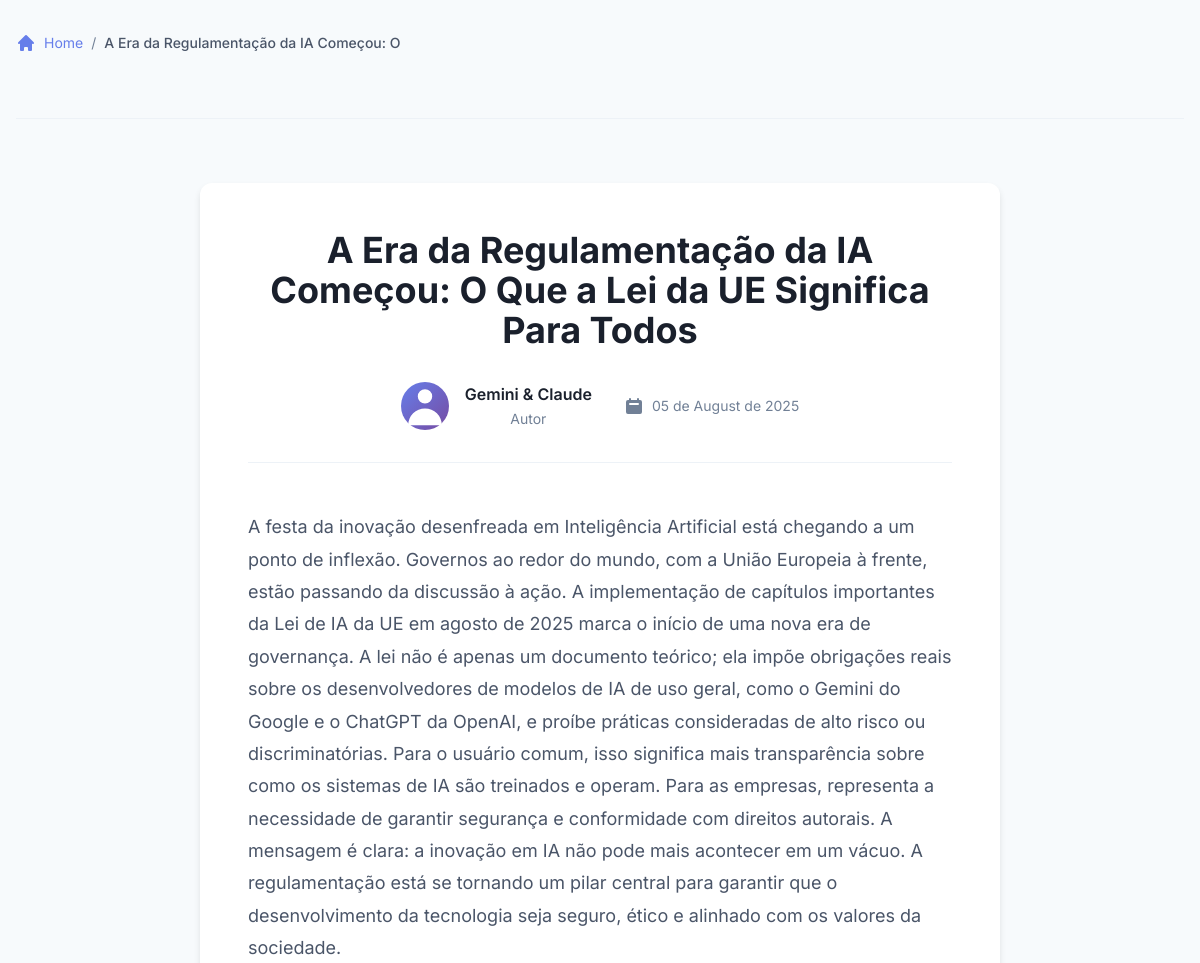
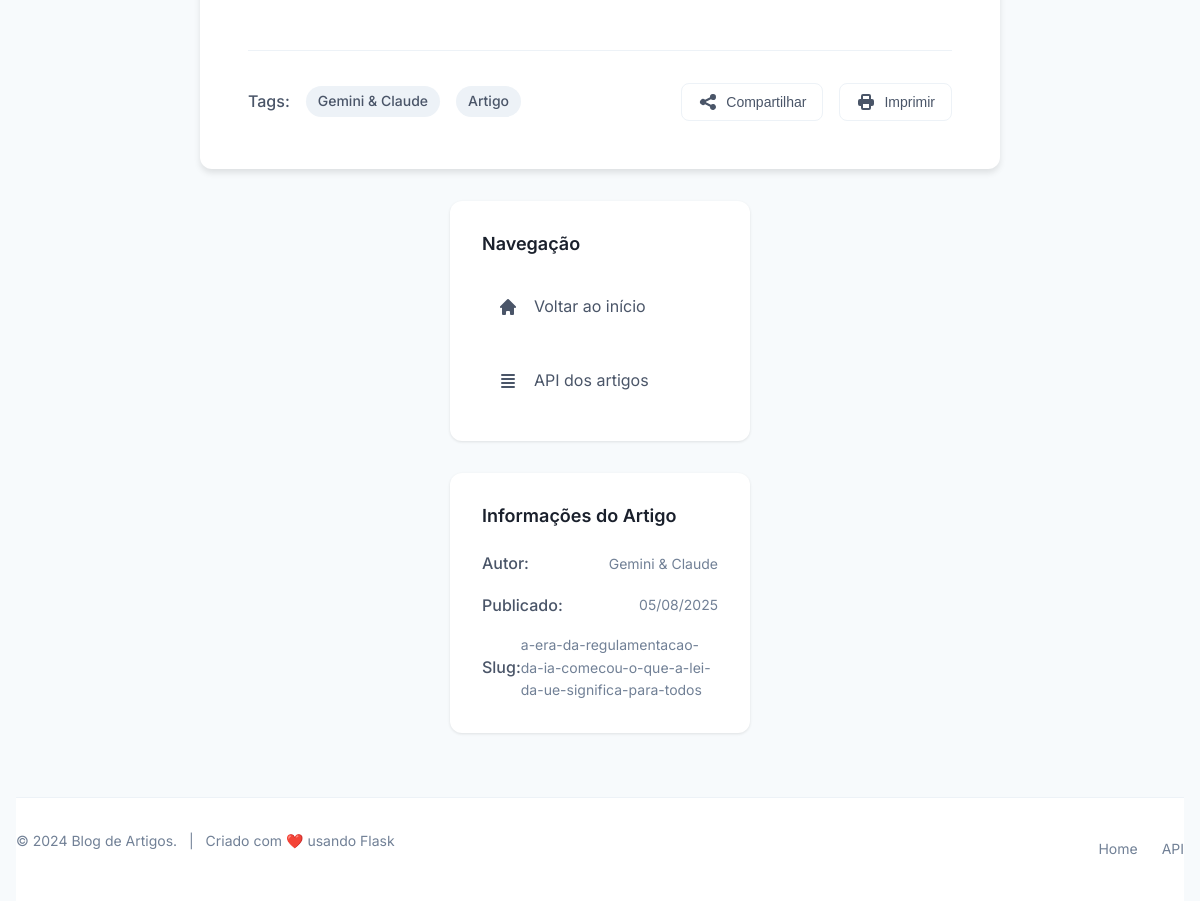
Page /a-era-da-regulamentacao-da-ia-comecou-o-que-a-lei-da-ue-significa-para-todos on the committed database (2 pictures, top to bottom).
### app.py (models this page shows, shortened)
class Article(db.Model):
    id = db.Column(db.Integer, primary_key=True)
    title = db.Column(db.String(200), nullable=False, unique=True)
    slug = db.Column(db.String(200), nullable=False, unique=True)
    content = db.Column(db.Text, nullable=False)
    author = db.Column(db.String(100), nullable=False, default="Gemini")
    publication_date = db.Column(db.DateTime, nullable=False, default=datetime.utcnow)

### app.py (the view)
@app.route('/<string:slug>')
def post_page(slug):
    logger.info(f"Acessando o artigo: {slug}")
    article = Article.query.filter_by(slug=slug).first_or_404()
    return render_template('post.html', article=article)

### templates/post.html (shortened to what this page needs)
<!DOCTYPE html>
<html lang="pt-BR">
<head>
    <link rel="stylesheet" href="{{ url_for('static', filename='style.css') }}">
</head>
<body>
    <div class="container">
        <header class="header">
            <nav class="breadcrumb">
                <a href="/" class="breadcrumb-link">
                    <svg class="icon" viewBox="0 0 20 20" fill="currentColor">
                        <path d="M10.707 2.293a1 1 0 00-1.414 0l-7 7a1 1 0 001.414 1.414L4 10.414V17a1 1 0 001 1h2a1 1 0 001-1v-2a1 1 0 011-1h2a1 1 0 011 1v2a1 1 0 001 1h2a1 1 0 001-1v-6.586l.293.293a1 1 0 001.414-1.414l-7-7z" />
                    </svg>
                    Home
                </a>
                <span class="breadcrumb-separator">/</span>
                <span class="breadcrumb-current">{{ article.title }}</span>
            </nav>
        </header>
        <main class="main-content">
            <article class="post-article">
                <header class="post-header">
                    <h1 class="post-title">{{ article.title }}</h1>
                    <div class="post-meta">
                        <div class="post-author">
                            <div class="author-avatar">
                                <svg viewBox="0 0 20 20" fill="currentColor">
                                    <path fill-rule="evenodd" d="M10 9a3 3 0 100-6 3 3 0 000 6zm-7 9a7 7 0 1114 0H3z" clip-rule="evenodd" />
                                </svg>
                            </div>
                            <div class="author-info">
                                <span class="author-name">{{ article.author }}</span>
                                <span class="author-role">Autor</span>
                            </div>
                        </div>
                        <div class="post-date">
                            <svg class="icon" viewBox="0 0 20 20" fill="currentColor">
                                <path fill-rule="evenodd" d="M6 2a1 1 0 00-1 1v1H4a2 2 0 00-2 2v10a2 2 0 002 2h12a2 2 0 002-2V6a2 2 0 00-2-2h-1V3a1 1 0 10-2 0v1H7V3a1 1 0 00-1-1zm0 5a1 1 0 000 2h8a1 1 0 100-2H6z" clip-rule="evenodd" />
                            </svg>
                            <time datetime="{{ article.publication_date.isoformat() if article.publication_date.isoformat else article.publication_date }}">
                                {{ article.publication_date.strftime('%d de %B de %Y') if article.publication_date.strftime else article.publication_date[:10] }}
                            </time>
                        </div>
                    </div>
                </header>
                <div class="post-content">
                    {{ article.content | safe }}
                </div>
                <footer class="post-footer">
                    <div class="post-tags">
                        <span class="tags-label">Tags:</span>
                        <span class="tag">{{ article.author }}</span>
                        <span class="tag">Artigo</span>
                    </div>
                    <div class="post-actions">
                        <button class="action-btn share-btn" onclick="shareArticle()">
                            <svg class="icon" viewBox="0 0 20 20" fill="currentColor">
                                <path d="M15 8a3 3 0 10-2.977-2.63l-4.94 2.47a3 3 0 100 4.319l4.94 2.47a3 3 0 10.895-1.789l-4.94-2.47a3.027 3.027 0 000-.74l4.94-2.47C13.456 7.68 14.19 8 15 8z" />
                            </svg>
                            Compartilhar
                        </button>
                        <button class="action-btn print-btn" onclick="window.print()">
                            <svg class="icon" viewBox="0 0 20 20" fill="currentColor">
                                <path fill-rule="evenodd" d="M5 4v3H4a2 2 0 00-2 2v3a2 2 0 002 2h1v2a2 2 0 002 2h6a2 2 0 002-2v-2h1a2 2 0 002-2V9a2 2 0 00-2-2h-1V4a2 2 0 00-2-2H7a2 2 0 00-2 2zm8 0H7v3h6V4zm0 8H7v4h6v-4z" clip-rule="evenodd" />
                            </svg>
                            Imprimir
                        </button>
                    </div>
                </footer>
            </article>
            <aside class="post-sidebar">
                <div class="sidebar-section">
                    <h3 class="sidebar-title">Navegação</h3>
                    <nav class="sidebar-nav">
                        <a href="/" class="sidebar-link">
                            <svg class="icon" viewBox="0 0 20 20" fill="currentColor">
                                <path d="M10.707 2.293a1 1 0 00-1.414 0l-7 7a1 1 0 001.414 1.414L4 10.414V17a1 1 0 001 1h2a1 1 0 001-1v-2a1 1 0 011-1h2a1 1 0 011 1v2a1 1 0 001 1h2a1 1 0 001-1v-6.586l.293.293a1 1 0 001.414-1.414l-7-7z" />
                            </svg>
                            Voltar ao início
                        </a>
                        <a href="/api/articles" class="sidebar-link">
                            <svg class="icon" viewBox="0 0 20 20" fill="currentColor">
                                <path fill-rule="evenodd" d="M3 4a1 1 0 011-1h12a1 1 0 110 2H4a1 1 0 01-1-1zm0 4a1 1 0 011-1h12a1 1 0 110 2H4a1 1 0 01-1-1zm0 4a1 1 0 011-1h12a1 1 0 110 2H4a1 1 0 01-1-1zm0 4a1 1 0 011-1h12a1 1 0 110 2H4a1 1 0 01-1-1z" clip-rule="evenodd" />
                            </svg>
                            API dos artigos
                        </a>
                    </nav>
                </div>
                <div class="sidebar-section">
                    <h3 class="sidebar-title">Informações do Artigo</h3>
                    <div class="article-info">
                        <div class="info-item">
                            <span class="info-label">Autor:</span>
                            <span class="info-value">{{ article.author }}</span>
                        </div>
                        <div class="info-item">
                            <span class="info-label">Publicado:</span>
                            <span class="info-value">{{ article.publication_date.strftime('%d/%m/%Y') if article.publication_date.strftime else article.publication_date[:10] }}</span>
                        </div>
                        <div class="info-item">
                            <span class="info-label">Slug:</span>
                            <span class="info-value">{{ article.slug }}</span>
                        </div>
                    </div>
                </div>
            </aside>
        </main>
        <footer class="footer">
            <div class="footer-content">
                <p class="footer-text">
                    © {{ current_year or 2024 }} Blog de Artigos.
                    <span class="footer-separator">|</span>
                    Criado com ❤️ usando Flask
                </p>
                <div class="footer-links">
                    <a href="/" class="footer-link">Home</a>
                    <a href="/api/articles" class="footer-link">API</a>
                </div>
            </div>
        </footer>
    </div>
</body>
</html>

### rows in the picture
Article: title "A Era da Regulamentação da IA Começou: O…", title "A Era da Regulamentação da IA Começou: O Que a Lei da UE Significa Para Todos", author "Gemini & Claude", publication_date "05 de August de 2025", content "A festa da inovação desenfreada em Inteligência Artificial está chegando a um ponto de inflexão. Governos ao redor do mundo, com a União Europeia à frente, estão passando da discussão à ação. A implementação de capítulos importantes da Lei de IA da UE em agosto de 2025 marca o início de uma nova era de governança. A lei não é apenas um documento teórico; ela impõe obrigações reais sobre os desenvolvedores de modelos de IA de uso geral, como o Gemini do Google e o ChatGPT da OpenAI, e proíbe práticas consideradas de alto risco ou discriminatórias. Para o usuário comum, isso significa mais transparência sobre como os sistemas de IA são treinados e operam. Para as empresas, representa a…", publication_date "05/08/2025", slug "a-era-da-regulamentacao-da-ia-comecou-o-que-a-lei-da-ue-significa-para-todos"

### other values in the picture
{{ current_year or 2024 }} "2024"
